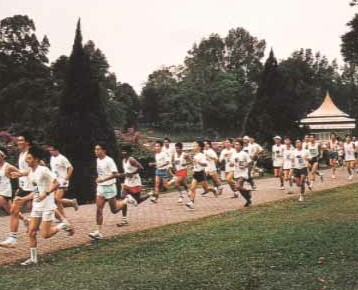
%> input picture images/maccropped.jpg, 358 x 290 px
$ octave Hough_Transform.m   (GNU Octave 9; MATLAB toolbox functions it lacks are replaced by stand-ins)
%> lines starting %> are read from the running program, lines starting %| are printed output that depends on the picture
%a)
close all
clear all
format short

P = imread('images/maccropped.jpg');
%> P is the input picture: size 290x358x3 uint8; mean R, G, B 133.3, 123.1, 109.7
P = rgb2gray(P);
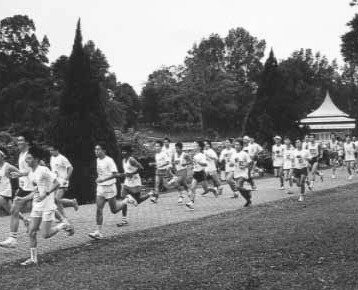
%> P: size 290x358 uint8; min 13, max 254, mean 124.6
iptsetpref('ImshowAxesVisible','on')
E = edge(P,'canny', [.04 .1], 1);
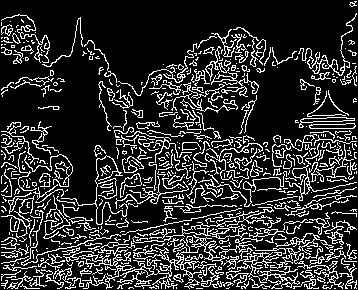
%> E: size 290x358 logical; 18.3% white in thin lines or dots
imshow(E);

%Test
%line( [0 358],[260 183],'LineWidth',2,'Color',[1,0,0]);

%b)
angles = 0:179;

[H,xp] = radon(E',angles);
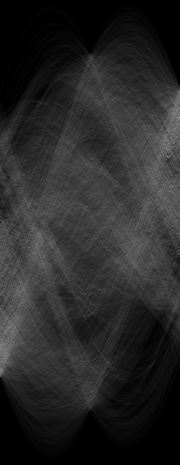
%> H: size 465x180 double; min 0, max 150.2, mean 40.9
%> xp = 465 values from -232 to 232
figure;
imshow(H,[],'Xdata', angles, 'YData',xp,'InitialMagnification','fit');
xlabel('\theta (degrees)');
ylabel('x''');
colormap(hot),colorbar;
%> after `colorbar`:
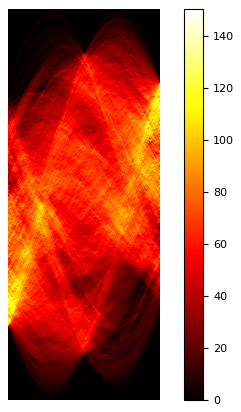
%> figure redrawn from the program's plot data

%c)
%Find position of maximum
[num] = max(H(:));
%> num = 150.2
[xmax, ymax] = ind2sub(size(H),find(H==num));
%> xmax = 157; ymax = 168

%Get line parameters theta and radius with strongest edge support
theta = angles(ymax);
%> theta = 167
radius = xp(xmax);
%> radius = -76

%d)
[A, B] = pol2cart(theta*pi/180, radius);
%> A = 74.05; B = -17.1
B = -B;
%> B = 17.1

[sizey , sizex] = size(E);
%> sizey = 290; sizex = 358

%compute center, as shown in help radon
center = floor(([sizex sizey] +1 )/2);
%> center = [179 145]

xl = - floor((sizex +1) / 2) +1;
%> xl = -178
xr = - xl +1;
%> xr = 179

C = radius^2;
%> C = 5776
yl = (C - (A*xl))/B;
%> yl = 1108.9
yr = (C - (A*xr))/B;
%> yr = -437.5

%Shift origin to upper left corner
xshift = [xl, xr] + center(1);
%> xshift = [1 358]
yshift = [yr, yl] + center(2);
%> yshift = [-292.5 1253.9]

figure;
imshow(P);
line([xl xr], [yl yr],'LineWidth',2,'Color',[0,1,0]);
line(xshift,yshift ,'LineWidth',2,'Color',[0,1,1]);
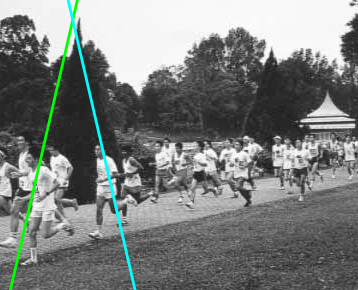
%> figure redrawn from the program's plot data
%line([xltest xrtest], [yltest yrtest],'LineWidth',2,'Color',[0,0,1]);
